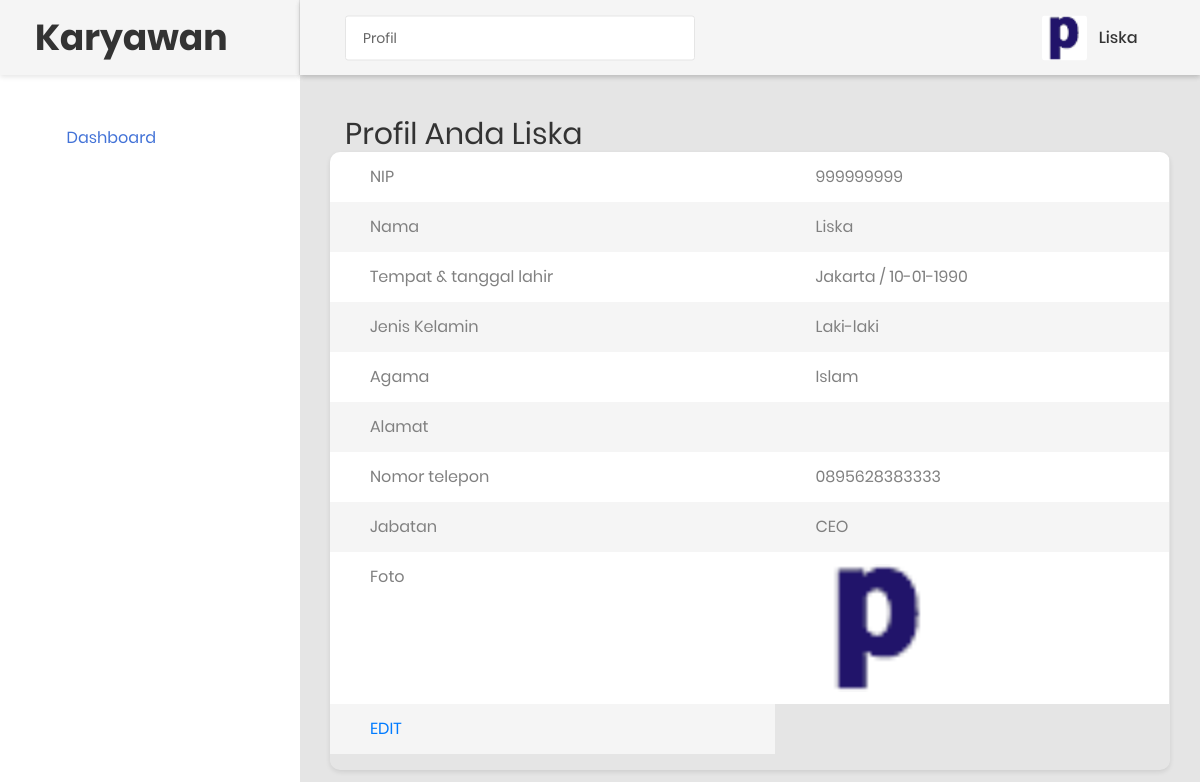
Screenshot of /karyawan/index.php?m=karyawan&s=profil (signed in) with the database file from the repository.
### tables this page shows
CREATE TABLE `tb_karyawan` (
  `id_karyawan` int(11) NOT NULL,
  `username` varchar(50) NOT NULL,
  `password` varchar(50) NOT NULL,
  `nama` varchar(255) NOT NULL,
  `tmp_tgl_lahir` varchar(255) NOT NULL,
  `jenkel` varchar(255) NOT NULL,
  `agama` varchar(255) NOT NULL,
  `alamat` text NOT NULL,
  `no_tel` varchar(18) NOT NULL,
  `jabatan` varchar(255) NOT NULL,
  `foto` varchar(50) NOT NULL
);

### karyawan/modul/karyawan/profil.php (the view, shortened to what this page needs)
<!DOCTYPE html>
<html lang="en">
<head>
    <link href="css/font-face.css" rel="stylesheet" media="all">
    <link href="vendor/font-awesome-4.7/css/font-awesome.min.css" rel="stylesheet" media="all">
    <link href="vendor/font-awesome-5/css/fontawesome-all.min.css" rel="stylesheet" media="all">
    <link href="vendor/mdi-font/css/material-design-iconic-font.min.css" rel="stylesheet" media="all">
    <link href="vendor/bootstrap-4.1/bootstrap.min.css" rel="stylesheet" media="all">
    <link href="vendor/animsition/animsition.min.css" rel="stylesheet" media="all">
    <link href="vendor/bootstrap-progressbar/bootstrap-progressbar-3.3.4.min.css" rel="stylesheet" media="all">
    <link href="vendor/wow/animate.css" rel="stylesheet" media="all">
    <link href="vendor/css-hamburgers/hamburgers.min.css" rel="stylesheet" media="all">
    <link href="vendor/slick/slick.css" rel="stylesheet" media="all">
    <link href="vendor/select2/select2.min.css" rel="stylesheet" media="all">
    <link href="vendor/perfect-scrollbar/perfect-scrollbar.css" rel="stylesheet" media="all">
    <link href="css/theme.css" rel="stylesheet" media="all">
</head>
<body class="animsition" >
    <div class="page-wrapper">
        <aside class="menu-sidebar d-none d-lg-block">
            <div class="logo">
                <a href="?m=awal">
                    <h1>Karyawan</h1>
                </a>
            </div>
            <div class="menu-sidebar__content js-scrollbar1">
                <nav class="navbar-sidebar">
                    <ul class="list-unstyled navbar__list">
                        <li class="active has-sub">
                            <a class="js-arrow" href="?m=awal">
                                <i class="fas fa-tachometer-alt"></i>Dashboard</a>
                        </li>
                    </ul>
                </nav>
            </div>
        </aside>
        <div class="page-container">
            <header class="header-desktop">
                <div class="section__content section__content--p30">
                    <div class="container-fluid">
                        <div class="header-wrap">
                            <form class="form-header" action="" method="POST">
                                <input class="au-input au-input--xl" type="text" name="search" value="Profil" readonly="" />
                            </form>
                            <div class="header-button">
                                 <?php
                                    $id = $_SESSION['idsi'];
                                    include '../koneksi.php';
                                    $sql = "SELECT * FROM tb_karyawan WHERE id_karyawan = '$id'";
                                    $query = mysqli_query($koneksi, $sql);
                                    $r = mysqli_fetch_array($query);
                                     ?>
                                <div class="account-wrap">
                                    <div class="account-item clearfix js-item-menu">
                                        <div class="image">
                                            <img src="../images/<?php echo $r['foto'];?>" class="img-circle" alt="<?php echo $r['nama'];?>" />
                                        </div>
                                        <div class="content">
                                            <a class="js-acc-btn" href="#"><?php echo $r['nama']; ?></a>
                                        </div>
                                </div>
                            </div>
                            </div>
                        </div>
                    </div>
                </div>
            </header>
            <div class="main-content">
                <div class="section__content section__content--p30">
                    <div class="container-fluid">
                        <div class="row">
                            <div class="col-md-12">
                                <div class="overview-wrap">
                                    <h2 class="title-1" style="text-align: center;">Profil anda <?php echo $_SESSION['namasi']; ?></h2>
                                </div>
                            </div>
                        </div>
                        <div class="row">
                           <div class="table-responsive table--no-card m-b-30">
                            <form action="modul/karyawan/keterangan_sv.php" method="post" enctype="multipart/form-data">
                                <div class="form-group">
                                	<?php
                                	$id = $_SESSION['idsi'];
                                	include 'koneksi.php';
                                	$sql = "SELECT * FROM tb_karyawan WHERE id_karyawan = '$id'";
                                	$query = mysqli_query($koneksi, $sql);
                                	$r = mysqli_fetch_array($query);
                                	 ?>
                                <table class="table table-borderless table-striped table-earning" >
                                        <tbody>
                                            <tr>
                                                <td>NIP</td>
                                                <td>
                                                <?php echo $r['id_karyawan'];?>
                                            </td>
                                            </tr>
                                            <tr>
                                                <td>Nama</td>
                                                <td><?php echo $r['nama'];?></td>
                                            </tr>
                                            <tr>
                                            	<td>Tempat & tanggal lahir</td>
                                            	<td><?php echo $r['tmp_tgl_lahir'];?></td>
                                            </tr>
                                            <TR>
                                            	<td>Jenis Kelamin</td>
                                            	<td><?php echo $r['jenkel'];?></td>
                                            </TR>
                                             <tr>
                                                <td>Agama</td>
                                                <td><?php echo $r['agama'];?></td>
                                            </tr>
                                           <tr>
                                              <td>Alamat</td>
                                              <td><?php echo $r['alamat'];?></td>
                                           </tr>
                                           <tr>
                                           	<td>Nomor telepon</td>
                                           	<td><?php echo $r['no_tel'];?></td>
                                           </tr>
                                           <tr>
                                           	<td>Jabatan</td>
                                           	<td><?php echo $r['jabatan'];?> </td>
                                           </tr>
                                           <tr>
                                           	<td>Foto</td>
                                           	<td><img src="../images/<?php echo $r['foto'];?>" style="width: 128px;height: 128px;"></td>
                                           </tr>
                                            <tr>
                                                <td><a href="?m=karyawan&s=edit&id_karyawan=<?php echo $id;?>">EDIT</a></td>
                                            </tr>
                                      </tbody>
                                    </table>
                                        </div>
                            </form>
                                </div>
                        </div>
                        <div class="header-desktop">
                            <div class="col-md-12">
                                <div class="copyright">
                                    <p>Copyright © 2018 Colorlib. All rights reserved. Template by <a href="https://colorlib.com">Colorlib</a>.</p>
                                </div>
                            </div>
                        </div>
                    </div>
                </div>
            </div>
        </div>
    </div>
</body>
</html>

### rows the page displays
tb_karyawan: foto (picture), nama "Liska", id_karyawan "999999999", tmp_tgl_lahir "Jakarta / 10-01-1990", jenkel "Laki-laki", agama "Islam", no_tel "0895628383333", jabatan "CEO"

### other values shown
$_SESSION['namasi'] "Liska"
